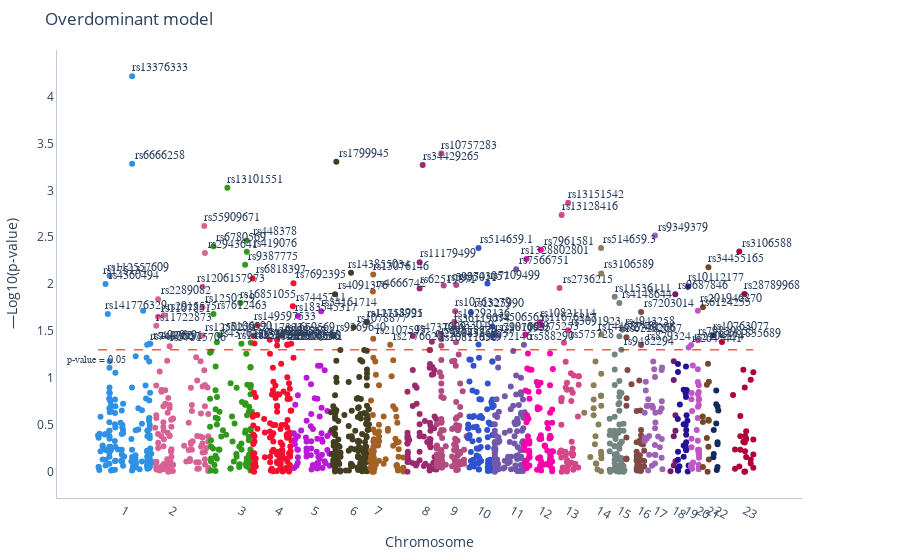

Source (notebook cell):
### Code cell
get_manhattan(rsR, dataR.overdominant, title='Overdominant model')

### Figure 1 — Plotly figure (JSON) as saved in the notebook; plotly's stock layout.template omitted (floating-point values rounded to 4 significant figures; data arrays with more than 128 entries replaced by an {"elided": "..."} marker saying what was removed)
{"data": [{"hoverinfo": "text", "hovertext": {"elided": "1533 str values"}, "marker": {"color": {"elided": "1533 int values"}, "colorscale": [[0, "#2E91E5"], [0.04348, "#E15F99"], [0.08696, "#1CA71C"], [0.1304, "#FB0D0D"], [0.1739, "#DA16FF"], [0.2174, "#222A2A"], [0.2609, "#B68100"], [0.3043, "#750D86"], [0.3478, "#EB663B"], [0.3913, "#511CFB"], [0.4348, "#00A08B"], [0.4783, "#FB00D1"], [0.5217, "#FC0080"], [0.5652, "#B2828D"], [0.6087, "#6C7C32"], [0.6522, "#778AAE"], [0.6957, "#862A16"], [0.7391, "#A777F1"], [0.7826, "#620042"], [0.8261, "#1616A7"], [0.8696, "#DA60CA"], [0.913, "#6C4516"], [0.9565, "#0D2A63"], [1, "#AF0038"]], "size": 6}, "mode": "markers", "showlegend": false, "type": "scatter", "x": {"elided": "1533 int values"}, "xaxis": "x", "y": {"elided": "1533 float values"}, "yaxis": "y"}], "layout": {"annotations": [{"font": {"family": "italic", "size": 10}, "showarrow": false, "text": "p-value = 0.05", "x": -1, "y": 1.191}, {"font": {"family": "italic", "size": 12}, "showarrow": false, "text": "rs6666258", "x": 154841792, "xshift": 28, "y": 3.283, "yshift": 9}, {"font": {"family": "italic", "size": 12}, "showarrow": false, "text": "rs13376333", "x": 154841877, "xshift": 28, "y": 4.217, "yshift": 9}, {"font": {"family": "italic", "size": 12}, "showarrow": false, "text": "rs4762", "x": 230710231, "xshift": 28, "y": 1.365, "yshift": 9}, {"font": {"family": "italic", "size": 12}, "showarrow": false, "text": "rs4920191", "x": 234722823, "xshift": 28, "y": 1.367, "yshift": 9}, {"font": {"family": "italic", "size": 12}, "showarrow": false, "text": "rs7490667", "x": 220800090, "xshift": 28, "y": 1.355, "yshift": 9}, {"font": {"family": "italic", "size": 12}, "showarrow": false, "text": "rs4360494", "x": 37990219, "xshift": 28, "y": 2.003, "yshift": 9}, {"font": {"family": "italic", "size": 12}, "showarrow": false, "text": "rs141776329", "x": 48212750, "xshift": 28, "y": 1.684, "yshift": 9}, {"font": {"family": "italic", "size": 12}, "showarrow": false, "text": "rs112557609", "x": 56111252, "xshift": 28, "y": 2.089, "yshift": 9}, {"font": {"family": "italic", "size": 12}, "showarrow": false, "text": "rs2943641", "x": 474567382, "xshift": 28, "y": 2.333, "yshift": 9}, {"font": {"family": "italic", "size": 12}, "showarrow": false, "text": "rs55909671", "x": 471532059, "xshift": 28, "y": 2.619, "yshift": 9}, {"font": {"family": "italic", "size": 12}, "showarrow": false, "text": "rs1206157973", "x": 464264485, "xshift": 28, "y": 1.973, "yshift": 9}, {"font": {"family": "italic", "size": 12}, "showarrow": false, "text": "rs1250229", "x": 463778014, "xshift": 28, "y": 1.754, "yshift": 9}, {"font": {"family": "italic", "size": 12}, "showarrow": false, "text": "rs1250259", "x": 463774112, "xshift": 28, "y": 1.454, "yshift": 9}, {"font": {"family": "italic", "size": 12}, "showarrow": false, "text": "rs2289082", "x": 269020551, "xshift": 28, "y": 1.84, "yshift": 9}, {"font": {"family": "italic", "size": 12}, "showarrow": false, "text": "rs1107851", "x": 268510205, "xshift": 28, "y": 1.653, "yshift": 9}, {"font": {"family": "italic", "size": 12}, "showarrow": false, "text": "rs11722873", "x": 260911870, "xshift": 28, "y": 1.558, "yshift": 9}, {"font": {"family": "italic", "size": 12}, "showarrow": false, "text": "rs57315706", "x": 319498020, "xshift": 28, "y": 1.338, "yshift": 9}, {"font": {"family": "italic", "size": 12}, "showarrow": false, "text": "rs2915575", "x": 293376702, "xshift": 28, "y": 1.668, "yshift": 9}, {"font": {"family": "italic", "size": 12}, "showarrow": false, "text": "rs448378", "x": 658324853, "xshift": 28, "y": 2.466, "yshift": 9}, {"font": {"family": "italic", "size": 12}, "showarrow": false, "text": "rs419076", "x": 658324840, "xshift": 28, "y": 2.345, "yshift": 9}, {"font": {"family": "italic", "size": 12}, "showarrow": false, "text": "rs9387775", "x": 651099742, "xshift": 28, "y": 2.206, "yshift": 9}, {"font": {"family": "italic", "size": 12}, "showarrow": false, "text": "rs148624058", "x": 634655851, "xshift": 28, "y": 1.367, "yshift": 9}, {"font": {"family": "italic", "size": 12}, "showarrow": false, "text": "rs2516244", "x": 676119159, "xshift": 28, "y": 1.377, "yshift": 9}, {"font": {"family": "italic", "size": 12}, "showarrow": false, "text": "rs16851055", "x": 630022113, "xshift": 28, "y": 1.8, "yshift": 9}, {"font": {"family": "italic", "size": 12}, "showarrow": false, "text": "rs7612463", "x": 512236701, "xshift": 28, "y": 1.684, "yshift": 9}, {"font": {"family": "italic", "size": 12}, "showarrow": false, "text": "rs4376430", "x": 527021742, "xshift": 28, "y": 1.382, "yshift": 9}, {"font": {"family": "italic", "size": 12}, "showarrow": false, "text": "rs6780569", "x": 512098735, "xshift": 28, "y": 2.405, "yshift": 9}, {"font": {"family": "italic", "size": 12}, "showarrow": false, "text": "rs13101551", "x": 573133333, "xshift": 28, "y": 3.029, "yshift": 9}, {"font": {"family": "italic", "size": 12}, "showarrow": false, "text": "rs3106590", "x": 538352732, "xshift": 28, "y": 1.456, "yshift": 9}, {"font": {"family": "italic", "size": 12}, "showarrow": false, "text": "rs1659569", "x": 811381324, "xshift": 28, "y": 1.454, "yshift": 9}, {"font": {"family": "italic", "size": 12}, "showarrow": false, "text": "rs2306556", "x": 836327394, "xshift": 28, "y": 1.357, "yshift": 9}, {"font": {"family": "italic", "size": 12}, "showarrow": false, "text": "rs7692395", "x": 863313464, "xshift": 28, "y": 2.009, "yshift": 9}, {"font": {"family": "italic", "size": 12}, "showarrow": false, "text": "rs7445711", "x": 860334470, "xshift": 28, "y": 1.766, "yshift": 9}, {"font": {"family": "italic", "size": 12}, "showarrow": false, "text": "rs868868", "x": 853025714, "xshift": 28, "y": 1.367, "yshift": 9}, {"font": {"family": "italic", "size": 12}, "showarrow": false, "text": "rs13139571", "x": 836334334, "xshift": 28, "y": 1.353, "yshift": 9}, {"font": {"family": "italic", "size": 12}, "showarrow": false, "text": "rs71625425", "x": 791397255, "xshift": 28, "y": 1.347, "yshift": 9}, {"font": {"family": "italic", "size": 12}, "showarrow": false, "text": "rs149597533", "x": 704333865, "xshift": 28, "y": 1.564, "yshift": 9}, {"font": {"family": "italic", "size": 12}, "showarrow": false, "text": "rs35679399", "x": 692267550, "xshift": 28, "y": 1.368, "yshift": 9}, {"font": {"family": "italic", "size": 12}, "showarrow": false, "text": "rs74173231", "x": 686900962, "xshift": 28, "y": 1.449, "yshift": 9}, {"font": {"family": "italic", "size": 12}, "showarrow": false, "text": "rs6818397", "x": 684043131, "xshift": 28, "y": 2.061, "yshift": 9}, {"font": {"family": "italic", "size": 12}, "showarrow": false, "text": "rs28888538", "x": 759325800, "xshift": 28, "y": 1.408, "yshift": 9}, {"font": {"family": "italic", "size": 12}, "showarrow": false, "text": "rs28888674", "x": 791366539, "xshift": 28, "y": 1.405, "yshift": 9}, {"font": {"family": "italic", "size": 12}, "showarrow": false, "text": "rs34161714", "x": 984687447, "xshift": 28, "y": 1.713, "yshift": 9}, {"font": {"family": "italic", "size": 12}, "showarrow": false, "text": "rs183545317", "x": 882528153, "xshift": 28, "y": 1.66, "yshift": 9}, {"font": {"family": "italic", "size": 12}, "showarrow": false, "text": "rs1078877", "x": 1127335549, "xshift": 28, "y": 1.541, "yshift": 9}, {"font": {"family": "italic", "size": 12}, "showarrow": false, "text": "rs11753995", "x": 1185384049, "xshift": 28, "y": 1.599, "yshift": 9}, {"font": {"family": "italic", "size": 12}, "showarrow": false, "text": "rs12118721", "x": 1184507808, "xshift": 28, "y": 1.594, "yshift": 9}, {"font": {"family": "italic", "size": 12}, "showarrow": false, "text": "rs4091376", "x": 1045946888, "xshift": 28, "y": 1.892, "yshift": 9}, {"font": {"family": "italic", "size": 12}, "showarrow": false, "text": "rs9369640", "x": 1038130924, "xshift": 28, "y": 1.449, "yshift": 9}, {"font": {"family": "italic", "size": 12}, "showarrow": false, "text": "rs143855034", "x": 1115901816, "xshift": 28, "y": 2.123, "yshift": 9}, {"font": {"family": "italic", "size": 12}, "showarrow": false, "text": "rs1799945", "x": 1051320666, "xshift": 28, "y": 3.305, "yshift": 9}, {"font": {"family": "italic", "size": 12}, "showarrow": false, "text": "rs2776620", "x": 1287812623, "xshift": 28, "y": 1.354, "yshift": 9}, {"font": {"family": "italic", "size": 12}, "showarrow": false, "text": "rs2107595", "x": 1213426533, "xshift": 28, "y": 1.42, "yshift": 9}, {"font": {"family": "italic", "size": 12}, "showarrow": false, "text": "rs4666742", "x": 1211834648, "xshift": 28, "y": 1.922, "yshift": 9}, {"font": {"family": "italic", "size": 12}, "showarrow": false, "text": "rs13076146", "x": 1213414806, "xshift": 28, "y": 2.103, "yshift": 9}, {"font": {"family": "italic", "size": 12}, "showarrow": false, "text": "rs2980853", "x": 1470881899, "xshift": 28, "y": 1.387, "yshift": 9}, {"font": {"family": "italic", "size": 12}, "showarrow": false, "text": "rs4737009", "x": 1387188678, "xshift": 28, "y": 1.449, "yshift": 9}, {"font": {"family": "italic", "size": 12}, "showarrow": false, "text": "rs34429265", "x": 1430482589, "xshift": 28, "y": 3.271, "yshift": 9}, {"font": {"family": "italic", "size": 12}, "showarrow": false, "text": "rs62519871", "x": 1417094526, "xshift": 28, "y": 1.955, "yshift": 9}, {"font": {"family": "italic", "size": 12}, "showarrow": false, "text": "rs11179499", "x": 1417092602, "xshift": 28, "y": 2.233, "yshift": 9}, {"font": {"family": "italic", "size": 12}, "showarrow": false, "text": "rs143860757", "x": 1576961091, "xshift": 28, "y": 1.382, "yshift": 9}, {"font": {"family": "italic", "size": 12}, "showarrow": false, "text": "rs10763279", "x": 1573259612, "xshift": 28, "y": 1.713, "yshift": 9}, {"font": {"family": "italic", "size": 12}, "showarrow": false, "text": "rs13292136", "x": 1569711114, "xshift": 28, "y": 1.599, "yshift": 9}, {"font": {"family": "italic", "size": 12}, "showarrow": false, "text": "rs36119074", "x": 1569711075, "xshift": 28, "y": 1.54, "yshift": 9}, {"font": {"family": "italic", "size": 12}, "showarrow": false, "text": "rs3743057", "x": 1577788648, "xshift": 28, "y": 1.992, "yshift": 9}, {"font": {"family": "italic", "size": 12}, "showarrow": false, "text": "rs10811656", "x": 1512498374, "xshift": 28, "y": 1.345, "yshift": 9}, {"font": {"family": "italic", "size": 12}, "showarrow": false, "text": "rs5995011", "x": 1522542313, "xshift": 28, "y": 1.986, "yshift": 9}, {"font": {"family": "italic", "size": 12}, "showarrow": false, "text": "rs12555274", "x": 1512510342, "xshift": 28, "y": 1.414, "yshift": 9}, {"font": {"family": "italic", "size": 12}, "showarrow": false, "text": "rs10757283", "x": 1512508074, "xshift": 28, "y": 3.392, "yshift": 9}, {"font": {"family": "italic", "size": 12}, "showarrow": false, "text": "rs1333049", "x": 1512499405, "xshift": 28, "y": 1.466, "yshift": 9}, {"font": {"family": "italic", "size": 12}, "showarrow": false, "text": "rs7109499", "x": 1714944396, "xshift": 28, "y": 2.007, "yshift": 9}, {"font": {"family": "italic", "size": 12}, "showarrow": false, "text": "rs7901695", "x": 1736635034, "xshift": 28, "y": 1.449, "yshift": 9}, {"font": {"family": "italic", "size": 12}, "showarrow": false, "text": "rs4506565", "x": 1736636987, "xshift": 28, "y": 1.55, "yshift": 9}, {"font": {"family": "italic", "size": 12}, "showarrow": false, "text": "rs1325990", "x": 1642059128, "xshift": 28, "y": 1.7, "yshift": 9}, {"font": {"family": "italic", "size": 12}, "showarrow": false, "text": "rs2972146", "x": 1675676356, "xshift": 28, "y": 1.357, "yshift": 9}, {"font": {"family": "italic", "size": 12}, "showarrow": false, "text": "rs514659.1", "x": 1675676437, "xshift": 28, "y": 2.386, "yshift": 9}, {"font": {"family": "italic", "size": 12}, "showarrow": false, "text": "rs7566751", "x": 1841079174, "xshift": 28, "y": 2.16, "yshift": 9}, {"font": {"family": "italic", "size": 12}, "showarrow": false, "text": "rs588290", "x": 1875242947, "xshift": 28, "y": 1.354, "yshift": 9}, {"font": {"family": "italic", "size": 12}, "showarrow": false, "text": "rs1870635", "x": 1761884289, "xshift": 28, "y": 1.454, "yshift": 9}, {"font": {"family": "italic", "size": 12}, "showarrow": false, "text": "rs11676217", "x": 1951122063, "xshift": 28, "y": 1.56, "yshift": 9}, {"font": {"family": "italic", "size": 12}, "showarrow": false, "text": "rs7961581", "x": 1949387619, "xshift": 28, "y": 2.367, "yshift": 9}, {"font": {"family": "italic", "size": 12}, "showarrow": false, "text": "rs10821114", "x": 1945886894, "xshift": 28, "y": 1.594, "yshift": 9}, {"font": {"family": "italic", "size": 12}, "showarrow": false, "text": "rs1328802801", "x": 1886410662, "xshift": 28, "y": 2.27, "yshift": 9}, {"font": {"family": "italic", "size": 12}, "showarrow": false, "text": "rs2975253", "x": 1882138720, "xshift": 28, "y": 1.464, "yshift": 9}, {"font": {"family": "italic", "size": 12}, "showarrow": false, "text": "rs3091923", "x": 2069169277, "xshift": 28, "y": 1.511, "yshift": 9}, {"font": {"family": "italic", "size": 12}, "showarrow": false, "text": "rs13151542", "x": 2069084106, "xshift": 28, "y": 2.868, "yshift": 9}, {"font": {"family": "italic", "size": 12}, "showarrow": false, "text": "rs13128416", "x": 2040913837, "xshift": 28, "y": 2.738, "yshift": 9}, {"font": {"family": "italic", "size": 12}, "showarrow": false, "text": "rs2736215", "x": 2031389378, "xshift": 28, "y": 1.96, "yshift": 9}, {"font": {"family": "italic", "size": 12}, "showarrow": false, "text": "rs575728", "x": 2050999035, "xshift": 28, "y": 1.377, "yshift": 9}, {"font": {"family": "italic", "size": 12}, "showarrow": false, "text": "rs514659.3", "x": 2213739815, "xshift": 28, "y": 2.386, "yshift": 9}, {"font": {"family": "italic", "size": 12}, "showarrow": false, "text": "rs3106589", "x": 2214607410, "xshift": 28, "y": 2.114, "yshift": 9}, {"font": {"family": "italic", "size": 12}, "showarrow": false, "text": "rs144687481", "x": 2214607337, "xshift": 28, "y": 1.464, "yshift": 9}, {"font": {"family": "italic", "size": 12}, "showarrow": false, "text": "rs4148644", "x": 2294128785, "xshift": 28, "y": 1.801, "yshift": 9}, {"font": {"family": "italic", "size": 12}, "showarrow": false, "text": "rs9482294", "x": 2302341314, "xshift": 28, "y": 1.302, "yshift": 9}, {"font": {"family": "italic", "size": 12}, "showarrow": false, "text": "rs4943258", "x": 2307813286, "xshift": 28, "y": 1.514, "yshift": 9}, {"font": {"family": "italic", "size": 12}, "showarrow": false, "text": "rs72749206", "x": 2294128337, "xshift": 28, "y": 1.446, "yshift": 9}, {"font": {"family": "italic", "size": 12}, "showarrow": false, "text": "rs11536111", "x": 2273557921, "xshift": 28, "y": 1.866, "yshift": 9}, {"font": {"family": "italic", "size": 12}, "showarrow": false, "text": "rs7203014", "x": 2389391772, "xshift": 28, "y": 1.704, "yshift": 9}, {"font": {"family": "italic", "size": 12}, "showarrow": false, "text": "rs879324", "x": 2389408773, "xshift": 28, "y": 1.353, "yshift": 9}, {"font": {"family": "italic", "size": 12}, "showarrow": false, "text": "rs62282667", "x": 2325210803, "xshift": 28, "y": 1.434, "yshift": 9}, {"font": {"family": "italic", "size": 12}, "showarrow": false, "text": "rs9349379", "x": 2450467577, "xshift": 28, "y": 2.518, "yshift": 9}, {"font": {"family": "italic", "size": 12}, "showarrow": false, "text": "rs9687846", "x": 2539767173, "xshift": 28, "y": 1.893, "yshift": 9}, {"font": {"family": "italic", "size": 12}, "showarrow": false, "text": "rs10112177", "x": 2596651311, "xshift": 28, "y": 1.976, "yshift": 9}, {"font": {"family": "italic", "size": 12}, "showarrow": false, "text": "rs79839855", "x": 2639275892, "xshift": 28, "y": 1.403, "yshift": 9}, {"font": {"family": "italic", "size": 12}, "showarrow": false, "text": "rs2642441", "x": 2598408097, "xshift": 28, "y": 1.326, "yshift": 9}, {"font": {"family": "italic", "size": 12}, "showarrow": false, "text": "rs2104574", "x": 2609220329, "xshift": 28, "y": 1.353, "yshift": 9}, {"font": {"family": "italic", "size": 12}, "showarrow": false, "text": "rs6124255", "x": 2638834552, "xshift": 28, "y": 1.717, "yshift": 9}, {"font": {"family": "italic", "size": 12}, "showarrow": false, "text": "rs34455165", "x": 2685116061, "xshift": 28, "y": 2.18, "yshift": 9}, {"font": {"family": "italic", "size": 12}, "showarrow": false, "text": "rs201946870", "x": 2661075465, "xshift": 28, "y": 1.755, "yshift": 9}, {"font": {"family": "italic", "size": 12}, "showarrow": false, "text": "rs10763077", "x": 2706940596, "xshift": 28, "y": 1.456, "yshift": 9}, {"font": {"family": "italic", "size": 12}, "showarrow": false, "text": "rs28789968", "x": 2843208009, "xshift": 28, "y": 1.896, "yshift": 9}, {"font": {"family": "italic", "size": 12}, "showarrow": false, "text": "rs3106588", "x": 2820879796, "xshift": 28, "y": 2.347, "yshift": 9}, {"font": {"family": "italic", "size": 12}, "showarrow": false, "text": "rs111835689", "x": 2744649599, "xshift": 28, "y": 1.384, "yshift": 9}, {"font": {"family": "italic", "size": 12}, "showarrow": false, "text": "rs175134", "x": null, "xshift": 28, "y": 2.058, "yshift": 9}], "barmode": "stack", "margin": {"b": 50, "l": 50, "r": 50, "t": 50}, "plot_bgcolor": "#FFFFFF", "shapes": [{"line": {"color": "red", "dash": "dash", "width": 1}, "type": "line", "x0": 5116920, "x1": 2882237582, "y0": 1.301, "y1": 1.301}], "showlegend": false, "title": {"text": "Overdominant model"}, "xaxis": {"anchor": "y", "domain": [0, 0.94], "linecolor": "#BCCCDC", "tickmode": "array", "ticktext": [1, 2, 3, 4, 5, 6, 7, 8, 9, 10, 11, 12, 13, 14, 15, 16, 17, 18, 19, 20, 21, 22, 23, null], "tickvals": [115113033, 327246821, 628700000.0, 791398859, 948690133, 1121037449, 1225224693, 1438000000.0, 1559780352, 1677811258, 1823000000.0, 1943899411, 2064090466, 2202353765, 2294000000.0, 2381605793, 2450055704, 2533003081, 2585340534, 2638834552, 2682520374, 2719465067, 2844774029], "title": {"text": "Chromosome"}}, "yaxis": {"anchor": "x", "domain": [0, 1], "linecolor": "#BCCCDC", "title": {"text": "—Log10(p-value)"}}, "yaxis2": {"anchor": "x", "overlaying": "y", "side": "right"}}}
